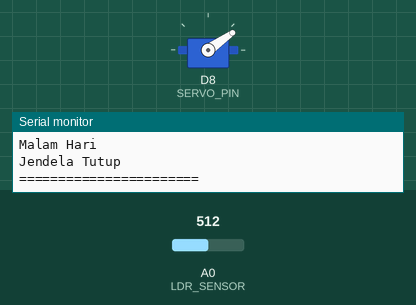
This sketch was run on a simulated ESP8266 (NodeMCU). Parts: servo, the last lines printed to the serial monitor. The test bench sets the inputs (shaded band); at power-on: A0 (LDR_SENSOR) = 512.

Above: at 3.2 s.
3.3 s: A0 (LDR_SENSOR) set to 588
5.2 s: A0 (LDR_SENSOR) set to 610
At 7.2 s:
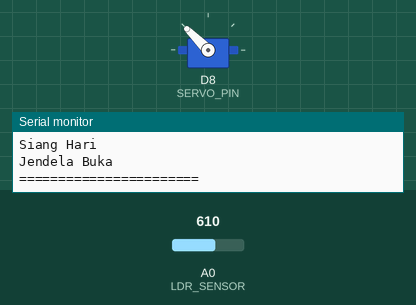
7.5 s: A0 (LDR_SENSOR) set to 590
At 9.2 s:
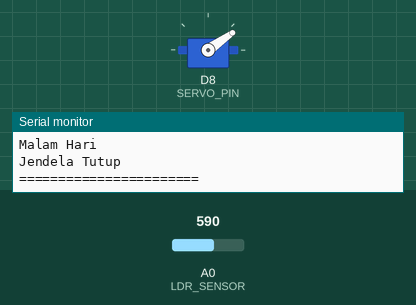
9.5 s: A0 (LDR_SENSOR) set to 716
At 11.4 s:
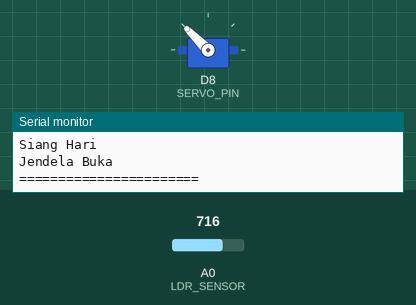
Timing chart, 0 to 12.5 s (numbered marks = the images above; inputs shaded):
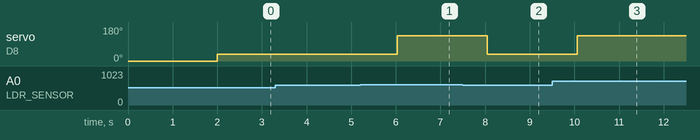

The sketch:

LDRSensorWithServo.ino
```cpp
#include <Servo.h>

#define LDR_SENSOR A0
#define SERVO_PIN D8

Servo myservo;

void setup() {
  Serial.begin(9600);
  myservo.attach(SERVO_PIN);
  myservo.write(0);
  delay(2000);
}

void loop() {
  int adcValue;
  adcValue = analogRead(LDR_SENSOR);
  Serial.print("Nilai Cahaya : ");
  Serial.println(adcValue);

  if(adcValue <= 600 ){
     myservo.write(35);
     Serial.println("Malam Hari");
     Serial.println("Jendela Tutup");
  }else{
    myservo.write(135);
     Serial.println("Siang Hari");
     Serial.println("Jendela Buka");
  }
  Serial.println("=======================");
  delay(1000);
}
```

Measured:
- the behaviour switches between 600 and 601 on A0 (LDR_SENSOR) (found by bisection; images 0 and 1)
- after the input at 5.2 s, servo on D8 (SERVO_PIN): 35° → 135° after 0.83 s
- after the input at 7.5 s, servo on D8 (SERVO_PIN): 135° → 35° after 0.55 s
- after the input at 9.5 s, servo on D8 (SERVO_PIN): 35° → 135° after 0.57 s
